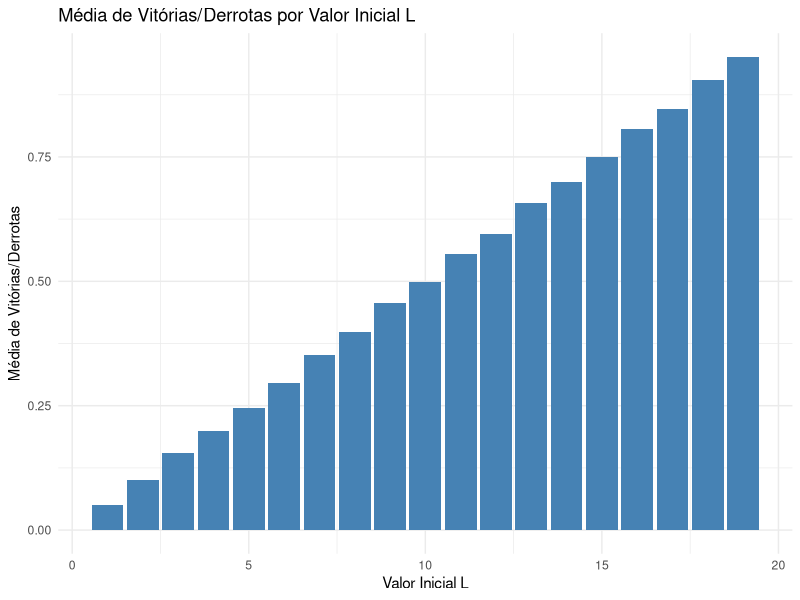

Write R code to recreate this figure.
#--------------------Exercicio1------------------------
#---------------------LetraA--------------------------

a <- (10:30)

#---------------------LetraB-------------------------

b <- (30:10)

#--------------------LetraC--------------------------

c <- c(a,b)


#-------------------Exercicio2-----------------------
#---------------------LetraA-------------------------

vet <- seq(2, 8, by = 2)
vet10 <- rep(vet,10)
vet10

#---------------------LetraB--------------------------

vet11 <- rep(vet, length.out = 41)
vet11

#-------------------Exercicio3------------------------
#---------------------LetraA--------------------------

soma1 <- 0

for (n in 20:30){
  soma1 <- soma1 + ((n**2) + (4*n))  
}
soma1

#---------------------LetraB--------------------------

soma2 <- 0

for (n in 10:20){
  soma2 <- soma2 + (((3**n) / n) + ((2**n) / (n**2)))
}
soma2

#-------------------Exercicio4------------------------

bolas <- sample(1:100, size = 40, replace = TRUE)
bolas

#---------------------LetraA--------------------------

bolasPar <- bolas[bolas %% 2 == 0]
length(bolasPar)

#---------------------LetraB--------------------------

bolasMaiorQue70 <- bolas[bolas > 70]
length(bolasMaiorQue70)

#---------------------LetraC--------------------------

posImpares <- which(bolas %% 2 != 0)
posImpares

#--------------------Exercicio5------------------------

simularArremessos <- function(){
  tentativas <- 0
  nroObservacoes4 <- 0
  
  while(nroObservacoes4 < 2){
    dado <- sample(1:6, 1)
    
    tentativas <- tentativas + 1
    
    if(dado == 4){
      nroObservacoes4 <- nroObservacoes4 + 1
    }
  }
  return(tentativas)
}
qtdade <- simularArremessos()

cat("Foram necessárias", qtdade, "vezes para observar 2 vezes o número 4.")

#--------------------Exercicio6------------------------

quantidades <- c()

for(i in 1:10000){
  quantidades <- c(quantidades,simularArremessos())
}

cat("A média de vezes necessárias para ter duas observações do número 4 é ", mean(quantidades))

#--------------------Exercicio7------------------------

fibonacci <- function(n){
  for(i in 1:n){
    print(fibonacci1(i))
  }
}

fibonacci1 <- function(n){
  if(n == 1 | n == 2){
    return(1);
  }
  else{
    return(fibonacci1(n-2) + fibonacci1(n-1))
  }
}

#--------------------Exercicio8------------------------

amgSecreto <- function() {
  
  participantes <- c("Michael","Dwight","Jim","Kevin","Creed")
  
  sucessos <- 0 
  
  
  for(i in 1:100000){
    
    falha <- 0
    
    embaralha <- sample(x = participantes, replace = FALSE, size = 5)
    sorteio <- sample(x = participantes, replace = FALSE, size = 5)
    
    for(k in 1:5) {
      if(embaralha[k] == sorteio[k]) {
        falha <- falha + 1
      }
    }
    
    if(falha == 0) {
      sucessos <- sucessos + 1
    }
  
  }
  
  cat("Numero de sucessos:",sucessos)
  cat("\nNumero de falhas:",i-sucessos)
  cat("\nProporção de acertos:",((sucessos/i)*100),"%\nProporção de erros:",100-((sucessos/i)*100),"%")
  
}
  
amgSecreto()

#--------------------Exercicio9------------------------  

jogoCraps <- function() {
  
  vitorias <- 0
  derrotas <- 0
  
  for(i in 1:100000) {
    
    dado1 <- sample(x = 1:6, replace = FALSE, size = 2)
    
    if(sum(dado1) == (7 || 11)) {
      vitorias <- vitorias + 1
    } 
    else if(sum(dado1) == (2 || 3 || 12)) {
      derrotas <- derrotas + 1
      vitorias <- vitorias + 0
      
    } else {
      
      while(1) {
        dado2 <- sample(x = 1:6, replace = FALSE, size = 2)
        if(sum(dado2) == 7) {
          derrotas <- derrotas + 1
          vitorias <- vitorias + 0
          break;
        }
        if(sum(dado2) == sum(dado1)) {
          vitorias <- vitorias + 1
          break;
        }
      }
    }
  }
  
  cat("Quantidade de vitórias:",vitorias,"\nProporção de vitórias:",vitorias/i,"\nPorcentagem:",(vitorias/i)*100,"%")
  
  cat("\nQuantidade de derrotas:",derrotas,"\nProporção de derrotas:",derrotas/i,"\nPorcentagem:",(derrotas/i)*100,"%")
  
}

jogoCraps()

#--------------------Exercicio10------------------------ 
#----------------------LetraA---------------------------

lukeSkywalker <- function(L){
  if(L >= 20){
    return(1)
  }
  if(L <= 0){
    return(0)
  }
  
  moeda <- sample(1:2 , 1)
  
  if(moeda == 1){
    return(lukeSkywalker(L-1))
  }
  else{
    return(lukeSkywalker(L+1))
  }
}

#----------------------LetraB---------------------------

StarWars <- function(L){
  vitoriasDerrotas <- c()
  for(i in 1:10000){
    vitoriasDerrotas <- c(vitoriasDerrotas,lukeSkywalker(L))
  }
  return(vitoriasDerrotas)
}

#----------------------LetraC---------------------------
library(ggplot2)

dados <- function(){
  temp <- c()
  for(L in 1:19){
    temp <- c(temp,mean(StarWars(L)))
  }
  return(temp)
}

grafico <- dados()
valoresL <- 1:19  


df <- data.frame(L = valoresL, Media = grafico)


ggplot(df, aes(x = L, y = Media)) +
  geom_col(fill = "steelblue") +
  labs(title = "Média de Vitórias/Derrotas por Valor Inicial L",
       x = "Valor Inicial L",
       y = "Média de Vitórias/Derrotas") +
  theme_minimal()
